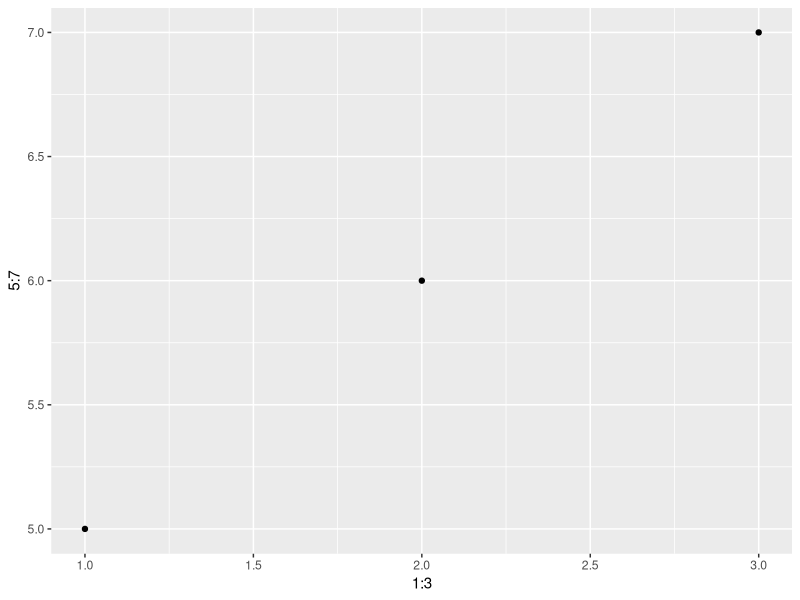

R code for this plot:
## ---- chunk 1
library(tidyverse)
## ---- chunk 2
num = tibble(
  1:3,
  5:7
)

ij = ggplot(num,aes(1:3,5:7))+geom_point()
ggsave('ij.pdf',ij,width=8,height = 5)
